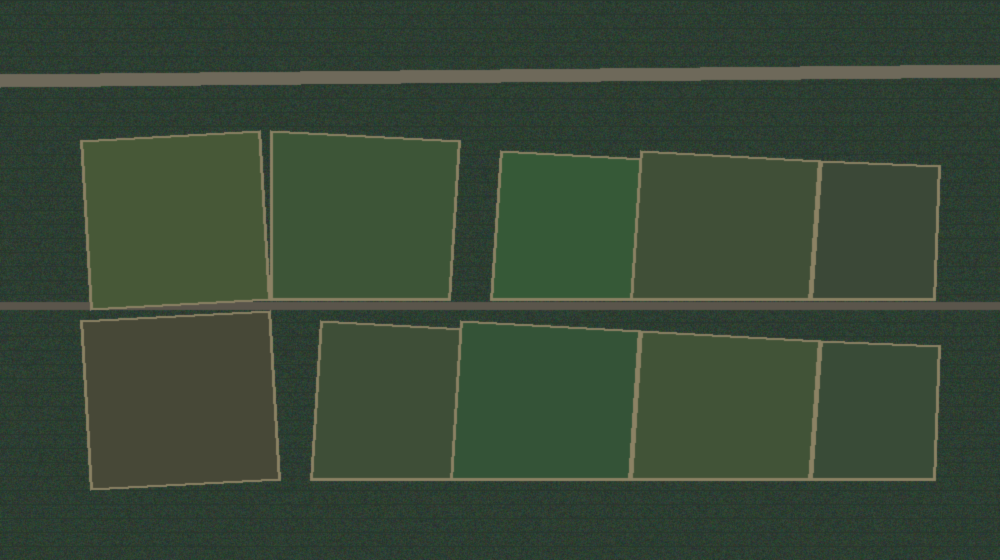
#> input picture backend/data/uploads/sector12b_drone_ortho.png, 1000 x 560 px
$ python -i preprocessor.py   (imports and definitions only)
#> lines starting #> are read from the running program, lines starting #| are printed output that depends on the picture
import cv2
import numpy as np
import torch
from pathlib import Path
from typing import Tuple, Dict, Any

class ImagePreprocessor:
    """
    Cadastral drone/satellite imagery preprocessor.
    Applies CLAHE contrast enhancement, edge-preserving smoothing,
    and tiling/normalization for deep learning segmentation.
    """
    def __init__(self, target_size: Tuple[int, int] = (512, 512)):
        self.target_size = target_size
        self.clahe = cv2.createCLAHE(clipLimit=2.5, tileGridSize=(8, 8))

    def load_image(self, file_path: str) -> np.ndarray:
        """Load image as RGB numpy array."""
        path = Path(file_path)
        if not path.exists():
            raise FileNotFoundError(f"Image not found at {file_path}")
        img_bgr = cv2.imread(str(path))
        if img_bgr is None:
            raise ValueError(f"Unable to read image at {file_path}")
        return cv2.cvtColor(img_bgr, cv2.COLOR_BGR2RGB)

    def enhance_contrast(self, img_rgb: np.ndarray) -> np.ndarray:
        """Apply CLAHE on the L-channel in LAB color space to enhance field boundary edges."""
        lab = cv2.cvtColor(img_rgb, cv2.COLOR_RGB2LAB)
        l, a, b = cv2.split(lab)
        enhanced_l = self.clahe.apply(l)
        merged = cv2.merge((enhanced_l, a, b))
        return cv2.cvtColor(merged, cv2.COLOR_LAB2RGB)

    def smooth_edges(self, img_rgb: np.ndarray) -> np.ndarray:
        """Apply bilateral filtering to remove crop noise while preserving parcel borders."""
        return cv2.bilateralFilter(img_rgb, d=7, sigmaColor=50, sigmaSpace=50)

    def preprocess(self, file_path: str) -> Dict[str, Any]:
        """
        Full preprocessing pipeline returning original image, enhanced image,
        and normalized PyTorch tensor.
        """
        raw_rgb = self.load_image(file_path)
#> in load_image, img_bgr is the input picture: shape (560, 1000, 3); mean B, G, R 54.3, 72.6, 56.6
        orig_h, orig_w = raw_rgb.shape[:2]
#> orig_h = 560; orig_w = 1000

        # Enhance contrast & filter noise
        enhanced = self.enhance_contrast(raw_rgb)
#> in enhance_contrast, `lab = cv2.cvtColor(img_rgb, cv2.COLOR_RGB2LAB)`: lab: shape (560, 1000, 3); mean of channels 0, 1, 2 73.9, 117.7, 136.9
#> in enhance_contrast, `l, a, b = cv2.split(lab)`:
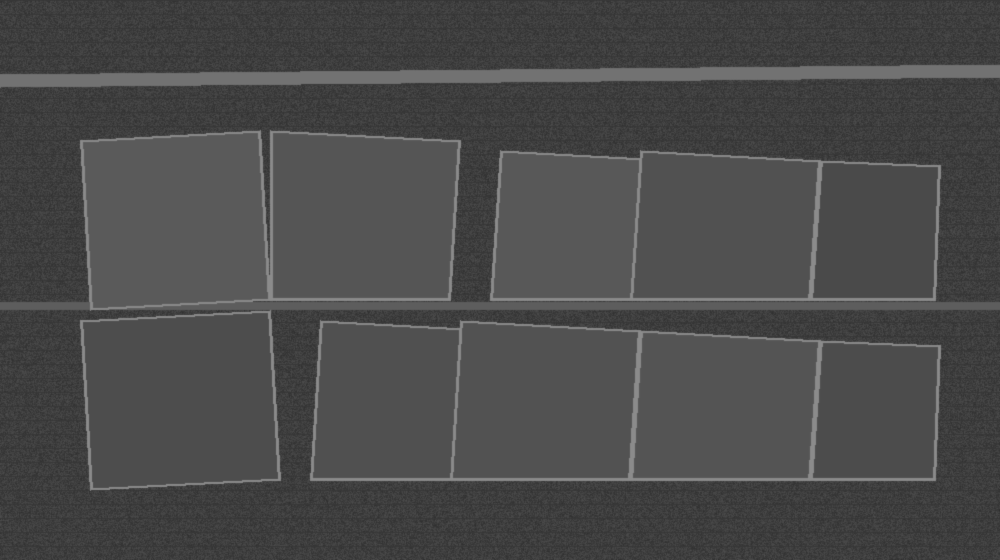
#> l: shape (560, 1000); min 47, max 139, mean 73.9
#> in enhance_contrast, `l, a, b = cv2.split(lab)`:
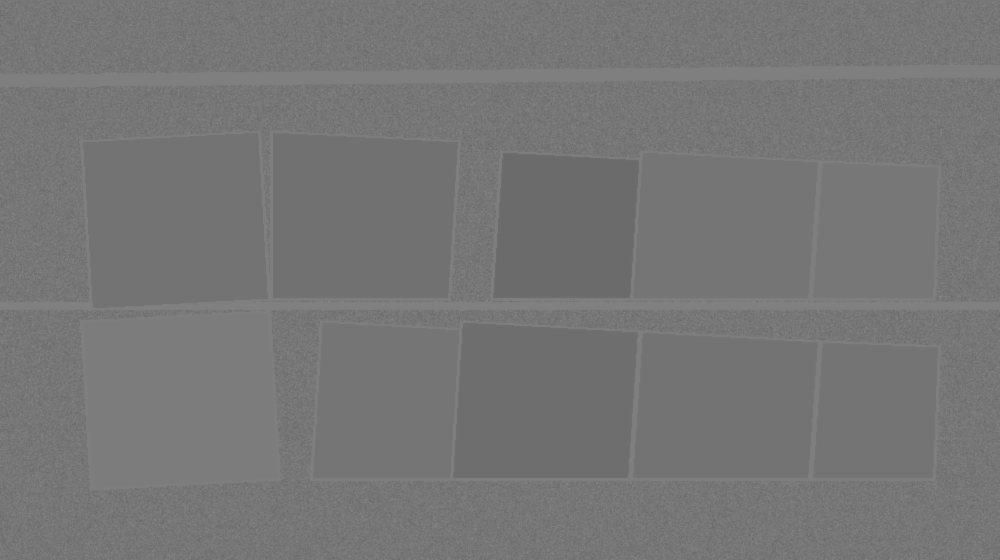
#> a: shape (560, 1000); min 105, max 133, mean 117.7
#> in enhance_contrast, `l, a, b = cv2.split(lab)`:
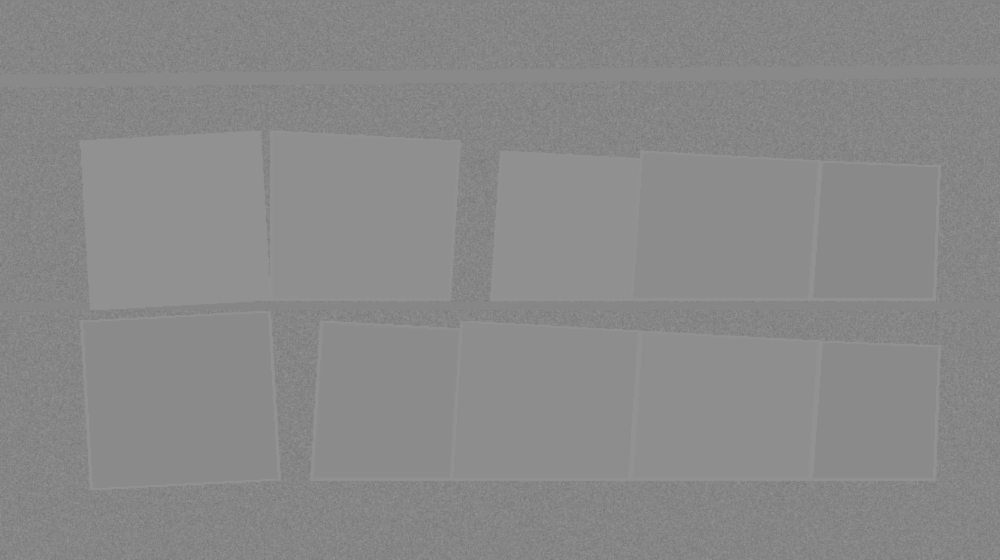
#> b: shape (560, 1000); min 120, max 146, mean 136.9
#> in enhance_contrast, `enhanced_l = self.clahe.apply(l)`:
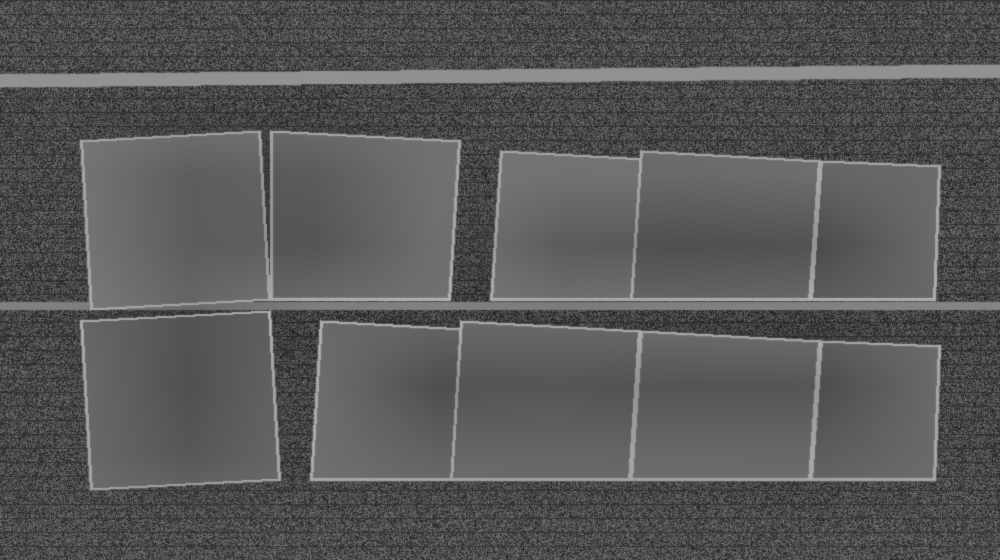
#> enhanced_l: shape (560, 1000); min 34, max 177, mean 87.4
#> in enhance_contrast, `merged = cv2.merge((enhanced_l, a, b))`: merged: shape (560, 1000, 3); mean of channels 0, 1, 2 87.4, 117.7, 136.9
#> in enhance_contrast, `return cv2.cvtColor(merged, cv2.COLOR_LAB2RGB)`:
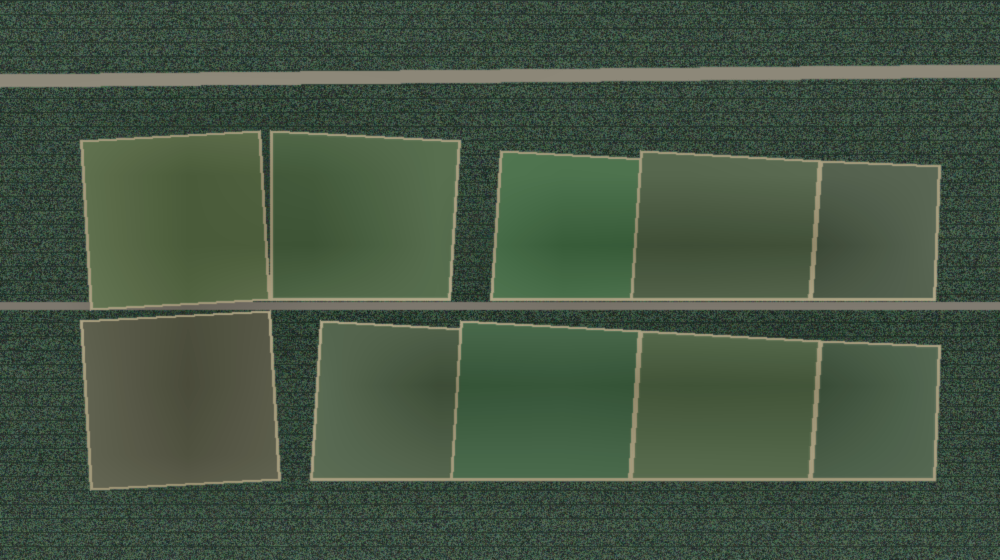
#> returned value: shape (560, 1000, 3); mean R, G, B 69, 85.3, 66.4
        smoothed = self.smooth_edges(enhanced)
#> in smooth_edges, `return cv2.bilateralFilter(img_rgb, d=7, sigmaColor=50, sigmaSpace=50)`:
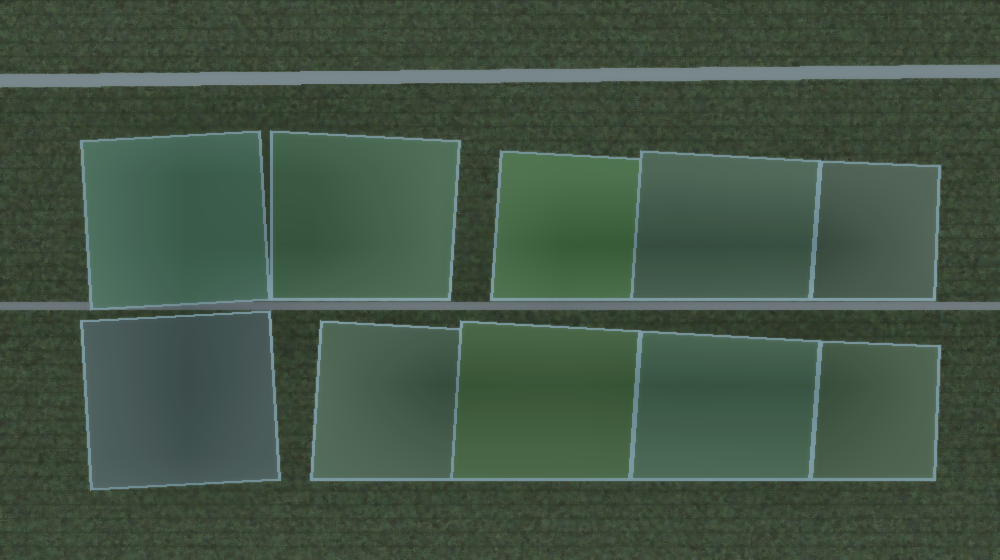
#> returned value: shape (560, 1000, 3); mean of channels 0, 1, 2 68.9, 85.2, 66.3; drawn as B, G, R

        # Pad or resize to multiple of 32 for U-Net architecture
        pad_h = (32 - (orig_h % 32)) % 32
#> pad_h = 16
        pad_w = (32 - (orig_w % 32)) % 32
#> pad_w = 24
        padded = cv2.copyMakeBorder(smoothed, 0, pad_h, 0, pad_w, cv2.BORDER_REFLECT)
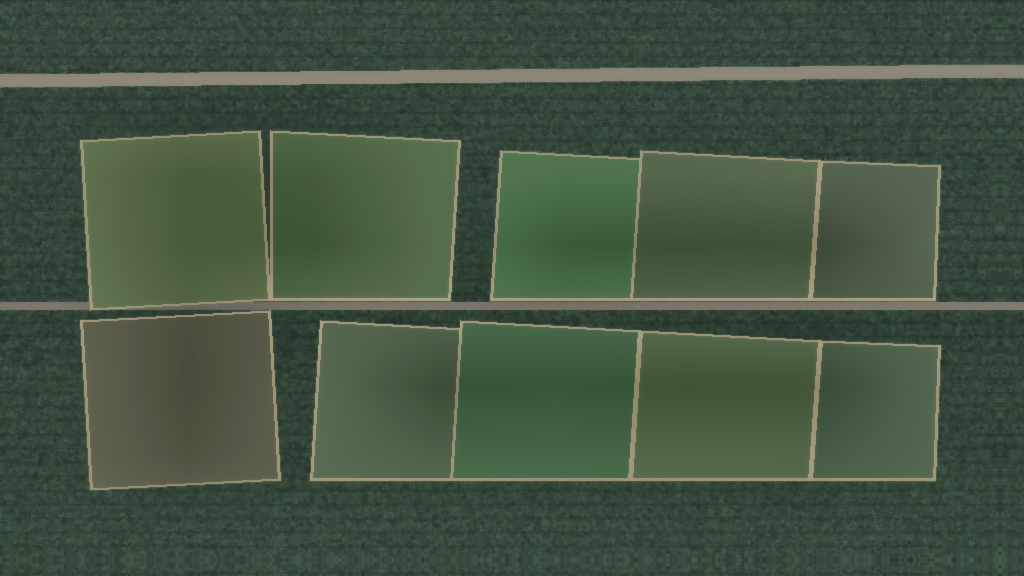
#> padded: shape (576, 1024, 3); mean R, G, B 68.3, 84.6, 66

        # Normalize to [0, 1] tensor (B, C, H, W)
#> (the run stopped early here; a loop or call above may not have finished)
